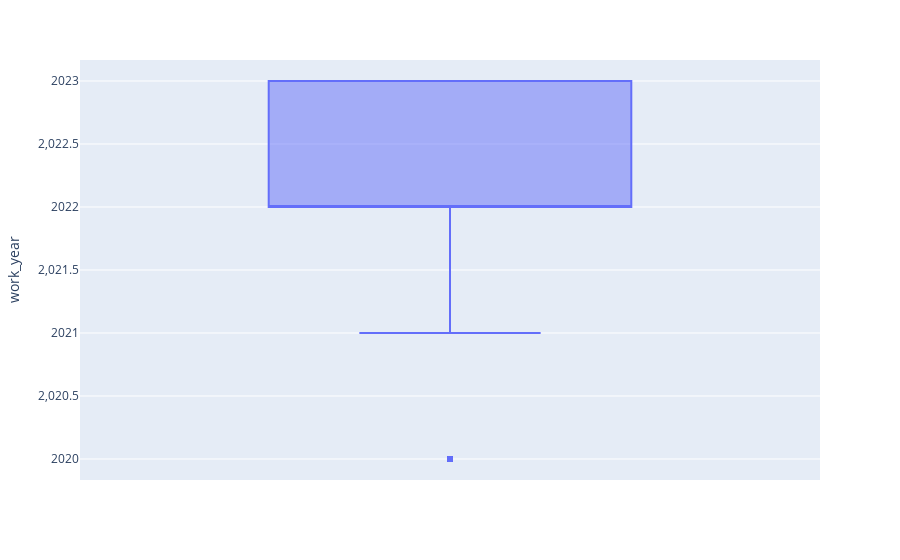
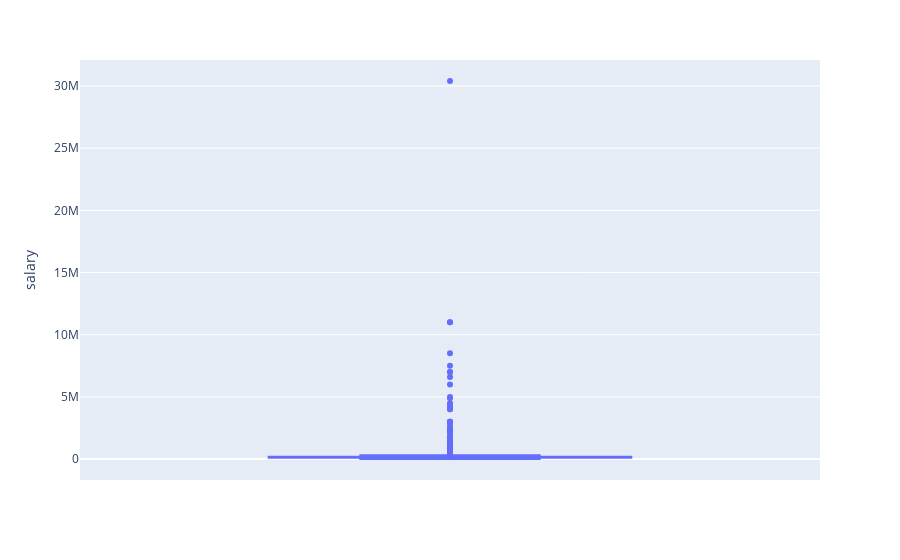
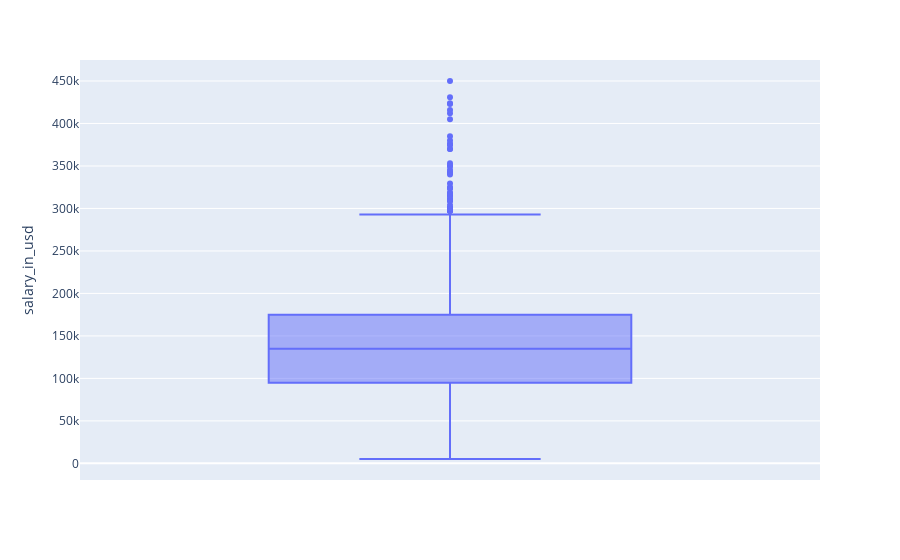
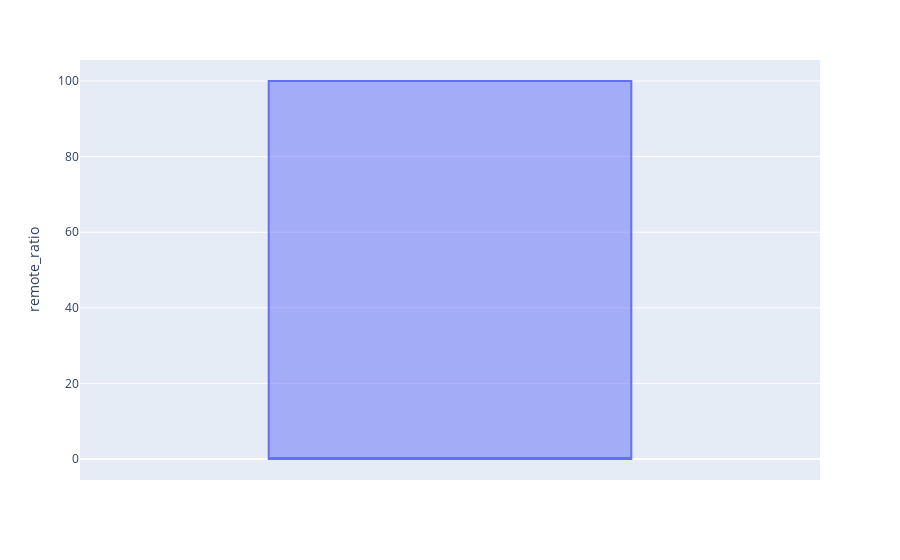

The notebook cell these images were saved under, in order:
### Code cell
#muestra los outliers con plotly 

for col in num:
    fig = px.box(df, y=col)
    fig.show()

### Figure 1 — Plotly figure (JSON) as saved in the notebook; plotly's stock layout.template omitted (floating-point values rounded to 4 significant figures; data arrays with more than 128 entries replaced by an {"elided": "..."} marker saying what was removed)
{"data": [{"alignmentgroup": "True", "hovertemplate": "work_year=%{y}<extra></extra>", "legendgroup": "", "marker": {"color": "#636efa"}, "name": "", "notched": false, "offsetgroup": "", "orientation": "v", "showlegend": false, "type": "box", "x0": " ", "xaxis": "x", "y": {"elided": "3755 int values"}, "y0": " ", "yaxis": "y"}], "layout": {"boxmode": "group", "legend": {"tracegroupgap": 0}, "margin": {"t": 60}, "xaxis": {"anchor": "y", "domain": [0, 1]}, "yaxis": {"anchor": "x", "domain": [0, 1], "title": {"text": "work_year"}}}}

### Figure 2 — Plotly figure (JSON) as saved in the notebook; plotly's stock layout.template omitted (floating-point values rounded to 4 significant figures; data arrays with more than 128 entries replaced by an {"elided": "..."} marker saying what was removed)
{"data": [{"alignmentgroup": "True", "hovertemplate": "salary=%{y}<extra></extra>", "legendgroup": "", "marker": {"color": "#636efa"}, "name": "", "notched": false, "offsetgroup": "", "orientation": "v", "showlegend": false, "type": "box", "x0": " ", "xaxis": "x", "y": {"elided": "3755 int values"}, "y0": " ", "yaxis": "y"}], "layout": {"boxmode": "group", "legend": {"tracegroupgap": 0}, "margin": {"t": 60}, "xaxis": {"anchor": "y", "domain": [0, 1]}, "yaxis": {"anchor": "x", "domain": [0, 1], "title": {"text": "salary"}}}}

### Figure 3 — Plotly figure (JSON) as saved in the notebook; plotly's stock layout.template omitted (floating-point values rounded to 4 significant figures; data arrays with more than 128 entries replaced by an {"elided": "..."} marker saying what was removed)
{"data": [{"alignmentgroup": "True", "hovertemplate": "salary_in_usd=%{y}<extra></extra>", "legendgroup": "", "marker": {"color": "#636efa"}, "name": "", "notched": false, "offsetgroup": "", "orientation": "v", "showlegend": false, "type": "box", "x0": " ", "xaxis": "x", "y": {"elided": "3755 int values"}, "y0": " ", "yaxis": "y"}], "layout": {"boxmode": "group", "legend": {"tracegroupgap": 0}, "margin": {"t": 60}, "xaxis": {"anchor": "y", "domain": [0, 1]}, "yaxis": {"anchor": "x", "domain": [0, 1], "title": {"text": "salary_in_usd"}}}}

### Figure 4 — Plotly figure (JSON) as saved in the notebook; plotly's stock layout.template omitted (floating-point values rounded to 4 significant figures; data arrays with more than 128 entries replaced by an {"elided": "..."} marker saying what was removed)
{"data": [{"alignmentgroup": "True", "hovertemplate": "remote_ratio=%{y}<extra></extra>", "legendgroup": "", "marker": {"color": "#636efa"}, "name": "", "notched": false, "offsetgroup": "", "orientation": "v", "showlegend": false, "type": "box", "x0": " ", "xaxis": "x", "y": {"elided": "3755 int values"}, "y0": " ", "yaxis": "y"}], "layout": {"boxmode": "group", "legend": {"tracegroupgap": 0}, "margin": {"t": 60}, "xaxis": {"anchor": "y", "domain": [0, 1]}, "yaxis": {"anchor": "x", "domain": [0, 1], "title": {"text": "remote_ratio"}}}}
